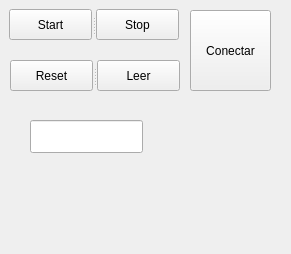
<?xml version="1.0" encoding="UTF-8"?>
<ui version="4.0">
 <class>rampa</class>
 <widget class="QWidget" name="rampa">
  <property name="geometry">
   <rect>
    <x>0</x>
    <y>0</y>
    <width>291</width>
    <height>254</height>
   </rect>
  </property>
  <property name="windowTitle">
   <string>rampa</string>
  </property>
  <widget class="QSplitter" name="splitter">
   <property name="geometry">
    <rect>
     <x>9</x>
     <y>9</y>
     <width>170</width>
     <height>31</height>
    </rect>
   </property>
   <property name="orientation">
    <enum>Qt::Horizontal</enum>
   </property>
   <widget class="QPushButton" name="Start">
    <property name="text">
     <string>Start</string>
    </property>
   </widget>
   <widget class="QPushButton" name="Stop">
    <property name="text">
     <string>Stop</string>
    </property>
   </widget>
  </widget>
  <widget class="QSplitter" name="splitter_2">
   <property name="geometry">
    <rect>
     <x>10</x>
     <y>60</y>
     <width>170</width>
     <height>31</height>
    </rect>
   </property>
   <property name="orientation">
    <enum>Qt::Horizontal</enum>
   </property>
   <widget class="QPushButton" name="Reset">
    <property name="text">
     <string>Reset</string>
    </property>
   </widget>
   <widget class="QPushButton" name="Leer">
    <property name="text">
     <string>Leer</string>
    </property>
   </widget>
  </widget>
  <widget class="QLineEdit" name="lineEdit">
   <property name="geometry">
    <rect>
     <x>30</x>
     <y>120</y>
     <width>113</width>
     <height>33</height>
    </rect>
   </property>
  </widget>
  <widget class="QPushButton" name="Conectar">
   <property name="geometry">
    <rect>
     <x>190</x>
     <y>10</y>
     <width>81</width>
     <height>81</height>
    </rect>
   </property>
   <property name="text">
    <string>Conectar</string>
   </property>
  </widget>
 </widget>
 <layoutdefault spacing="6" margin="11"/>
 <resources/>
 <connections/>
</ui>
